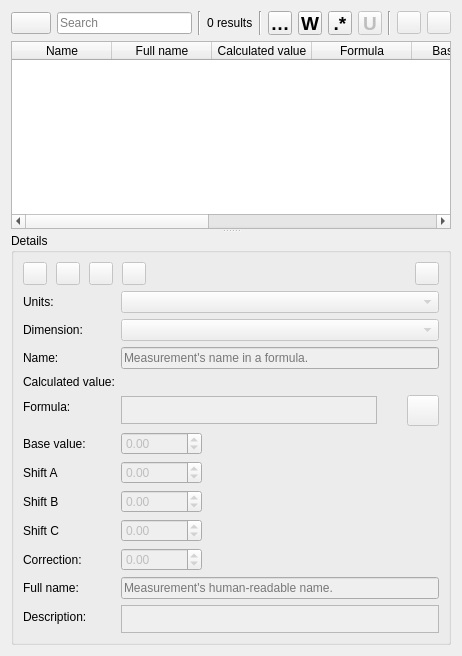
      <widget class="QWidget" name="tabMeasurements">
       <attribute name="icon">
        <iconset resource="share/resources/tapeicon.qrc">
         <normaloff>:/tapeicon/16x16/measurement.png</normaloff>:/tapeicon/16x16/measurement.png</iconset>
       </attribute>
       <attribute name="title">
        <string>Measurements</string>
       </attribute>
       <layout class="QVBoxLayout" name="verticalLayout_2">
        <item>
         <layout class="QHBoxLayout" name="horizontalLayout_2">
          <item>
           <widget class="QPushButton" name="pushButtonSearch">
            <property name="sizePolicy">
             <sizepolicy hsizetype="Fixed" vsizetype="Fixed">
              <horstretch>0</horstretch>
              <verstretch>0</verstretch>
             </sizepolicy>
            </property>
            <property name="toolTip">
             <string>&lt;html&gt;&lt;head/&gt;&lt;body&gt;&lt;p&gt;Search history &lt;span style=&quot; color:#888a85;&quot;&gt;%1&lt;/span&gt;&lt;/p&gt;&lt;/body&gt;&lt;/html&gt;</string>
            </property>
            <property name="text">
             <string notr="true"/>
            </property>
            <property name="icon">
             <iconset theme="system-search">
              <normaloff>../valentina/dialogs</normaloff>../valentina/dialogs</iconset>
            </property>
            <property name="shortcut">
             <string>Alt+Down</string>
            </property>
           </widget>
          </item>
          <item>
           <widget class="QLineEdit" name="lineEditFind">
            <property name="enabled">
             <bool>true</bool>
            </property>
            <property name="placeholderText">
             <string>Search</string>
            </property>
            <property name="clearButtonEnabled">
             <bool>true</bool>
            </property>
           </widget>
          </item>
          <item>
           <widget class="Line" name="line_3">
            <property name="orientation">
             <enum>Qt::Vertical</enum>
            </property>
           </widget>
          </item>
          <item>
           <widget class="QLabel" name="labelResults">
            <property name="text">
             <string>0 results</string>
            </property>
           </widget>
          </item>
          <item>
           <widget class="Line" name="line_2">
            <property name="orientation">
             <enum>Qt::Vertical</enum>
            </property>
           </widget>
          </item>
          <item>
           <widget class="QToolButton" name="toolButtonCaseSensitive">
            <property name="maximumSize">
             <size>
              <width>24</width>
              <height>24</height>
             </size>
            </property>
            <property name="font">
             <font>
              <pointsize>14</pointsize>
              <italic>false</italic>
              <bold>true</bold>
             </font>
            </property>
            <property name="toolTip">
             <string>&lt;html&gt;&lt;head/&gt;&lt;body&gt;&lt;p&gt;Match Case &lt;span style=&quot; color:#888a85;&quot;&gt;%1&lt;/span&gt;&lt;/p&gt;&lt;/body&gt;&lt;/html&gt;</string>
            </property>
            <property name="text">
             <string notr="true">Cc</string>
            </property>
            <property name="shortcut">
             <string notr="true">Alt+C</string>
            </property>
            <property name="checkable">
             <bool>true</bool>
            </property>
            <property name="checked">
             <bool>false</bool>
            </property>
           </widget>
          </item>
          <item>
           <widget class="QToolButton" name="toolButtonWholeWord">
            <property name="maximumSize">
             <size>
              <width>24</width>
              <height>24</height>
             </size>
            </property>
            <property name="font">
             <font>
              <pointsize>14</pointsize>
              <bold>true</bold>
             </font>
            </property>
            <property name="toolTip">
             <string>&lt;html&gt;&lt;head/&gt;&lt;body&gt;&lt;p&gt;Match words &lt;span style=&quot; color:#888a85;&quot;&gt;%1&lt;/span&gt;&lt;/p&gt;&lt;/body&gt;&lt;/html&gt;</string>
            </property>
            <property name="text">
             <string notr="true">W</string>
            </property>
            <property name="shortcut">
             <string notr="true">Alt+W</string>
            </property>
            <property name="checkable">
             <bool>true</bool>
            </property>
           </widget>
          </item>
          <item>
           <widget class="QToolButton" name="toolButtonRegexp">
            <property name="minimumSize">
             <size>
              <width>0</width>
              <height>0</height>
             </size>
            </property>
            <property name="maximumSize">
             <size>
              <width>24</width>
              <height>24</height>
             </size>
            </property>
            <property name="font">
             <font>
              <pointsize>14</pointsize>
              <bold>true</bold>
             </font>
            </property>
            <property name="toolTip">
             <string>&lt;html&gt;&lt;head/&gt;&lt;body&gt;&lt;p&gt;Match with regular expressions &lt;span style=&quot; color:#888a85;&quot;&gt;%1&lt;/span&gt;&lt;/p&gt;&lt;/body&gt;&lt;/html&gt;</string>
            </property>
            <property name="text">
             <string notr="true">.*</string>
            </property>
            <property name="shortcut">
             <string notr="true">Alt+X</string>
            </property>
            <property name="checkable">
             <bool>true</bool>
            </property>
           </widget>
          </item>
          <item>
           <widget class="QToolButton" name="toolButtonUseUnicodeProperties">
            <property name="enabled">
             <bool>false</bool>
            </property>
            <property name="maximumSize">
             <size>
              <width>24</width>
              <height>24</height>
             </size>
            </property>
            <property name="font">
             <font>
              <pointsize>14</pointsize>
              <bold>true</bold>
             </font>
            </property>
            <property name="toolTip">
             <string>&lt;html&gt;&lt;head/&gt;&lt;body&gt;&lt;p&gt;Use unicode properties &lt;span style=&quot; color:#888a85;&quot;&gt;%1&lt;/span&gt;&lt;/p&gt;&lt;p&gt;&lt;br/&gt;&lt;span style=&quot; color:#888a85;&quot;&gt;The meaning of the \w, \d, etc., character classes, as well as the meaning of their counterparts (\W, \D, etc.), is changed from matching ASCII characters only to matching any character with the corresponding Unicode property. For instance, \d is changed to match any character with the Unicode Nd (decimal digit) property; \w to match any character with either the Unicode L (letter) or N (digit) property, plus underscore, and so on. This option corresponds to the /u modifier in Perl regular expressions.&lt;/span&gt;&lt;/p&gt;&lt;/body&gt;&lt;/html&gt;</string>
            </property>
            <property name="text">
             <string notr="true">U</string>
            </property>
            <property name="shortcut">
             <string>Alt+U</string>
            </property>
            <property name="checkable">
             <bool>true</bool>
            </property>
           </widget>
          </item>
          <item>
           <widget class="Line" name="line">
            <property name="orientation">
             <enum>Qt::Vertical</enum>
            </property>
           </widget>
          </item>
          <item>
           <widget class="QToolButton" name="toolButtonFindPrevious">
            <property name="enabled">
             <bool>false</bool>
            </property>
            <property name="toolTip">
             <string>&lt;html&gt;&lt;head/&gt;&lt;body&gt;&lt;p&gt;Find Previous &lt;span style=&quot; color:#888a85;&quot;&gt;%1&lt;/span&gt;&lt;/p&gt;&lt;/body&gt;&lt;/html&gt;</string>
            </property>
            <property name="text">
             <string notr="true"/>
            </property>
            <property name="icon">
             <iconset theme="go-up">
              <normaloff>../valentina/dialogs</normaloff>../valentina/dialogs</iconset>
            </property>
            <property name="shortcut">
             <string>Shift+F3</string>
            </property>
           </widget>
          </item>
          <item>
           <widget class="QToolButton" name="toolButtonFindNext">
            <property name="enabled">
             <bool>false</bool>
            </property>
            <property name="toolTip">
             <string>&lt;html&gt;&lt;head/&gt;&lt;body&gt;&lt;p&gt;Find Next %1&lt;/p&gt;&lt;/body&gt;&lt;/html&gt;</string>
            </property>
            <property name="text">
             <string notr="true"/>
            </property>
            <property name="icon">
             <iconset theme="go-down">
              <normaloff>../valentina/dialogs</normaloff>../valentina/dialogs</iconset>
            </property>
            <property name="shortcut">
             <string>F3</string>
            </property>
            <property name="autoExclusive">
             <bool>false</bool>
            </property>
           </widget>
          </item>
         </layout>
        </item>
        <item>
         <widget class="QSplitter" name="splitter">
          <property name="orientation">
           <enum>Qt::Vertical</enum>
          </property>
          <widget class="QTableWidget" name="tableWidget">
           <property name="sizePolicy">
            <sizepolicy hsizetype="Expanding" vsizetype="Preferred">
             <horstretch>0</horstretch>
             <verstretch>2</verstretch>
            </sizepolicy>
           </property>
           <property name="alternatingRowColors">
            <bool>true</bool>
           </property>
           <property name="selectionBehavior">
            <enum>QAbstractItemView::SelectRows</enum>
           </property>
           <attribute name="horizontalHeaderStretchLastSection">
            <bool>true</bool>
           </attribute>
           <column>
            <property name="text">
             <string comment="measurement column">Name</string>
            </property>
           </column>
           <column>
            <property name="text">
             <string comment="measurement column">Full name</string>
            </property>
           </column>
           <column>
            <property name="text">
             <string comment="measurement column">Calculated value</string>
            </property>
           </column>
           <column>
            <property name="text">
             <string comment="measurement column">Formula</string>
            </property>
           </column>
           <column>
            <property name="text">
             <string comment="measurement column">Base value</string>
            </property>
           </column>
           <column>
            <property name="text">
             <string notr="true" comment="measurement column">Shift A</string>
            </property>
           </column>
           <column>
            <property name="text">
             <string notr="true" comment="measurement column">Shift B</string>
            </property>
           </column>
           <column>
            <property name="text">
             <string notr="true" comment="measurement column">Shift C</string>
            </property>
           </column>
           <column>
            <property name="text">
             <string comment="measurement column">Correction</string>
            </property>
           </column>
          </widget>
          <widget class="QGroupBox" name="groupBoxDetails">
           <property name="enabled">
            <bool>true</bool>
           </property>
           <property name="sizePolicy">
            <sizepolicy hsizetype="Preferred" vsizetype="Preferred">
             <horstretch>0</horstretch>
             <verstretch>2</verstretch>
            </sizepolicy>
           </property>
           <property name="toolTip">
            <string>Details</string>
           </property>
           <property name="title">
            <string>Details</string>
           </property>
           <layout class="QVBoxLayout" name="verticalLayout_3">
            <item>
             <layout class="QHBoxLayout" name="horizontalLayout">
              <property name="spacing">
               <number>9</number>
              </property>
              <item alignment="Qt::AlignLeft">
               <widget class="QToolButton" name="toolButtonTop">
                <property name="enabled">
                 <bool>false</bool>
                </property>
                <property name="toolTip">
                 <string>Move measurement top</string>
                </property>
                <property name="text">
                 <string notr="true"/>
                </property>
                <property name="icon">
                 <iconset theme="go-top">
                  <normaloff>.</normaloff>.</iconset>
                </property>
               </widget>
              </item>
              <item alignment="Qt::AlignLeft">
               <widget class="QToolButton" name="toolButtonUp">
                <property name="enabled">
                 <bool>false</bool>
                </property>
                <property name="toolTip">
                 <string>Move measurement up</string>
                </property>
                <property name="text">
                 <string notr="true"/>
                </property>
                <property name="icon">
                 <iconset theme="go-up">
                  <normaloff>.</normaloff>.</iconset>
                </property>
               </widget>
              </item>
              <item alignment="Qt::AlignLeft">
               <widget class="QToolButton" name="toolButtonDown">
                <property name="enabled">
                 <bool>false</bool>
                </property>
                <property name="toolTip">
                 <string>Move measurement down</string>
                </property>
                <property name="text">
                 <string notr="true"/>
                </property>
                <property name="icon">
                 <iconset theme="go-down">
                  <normaloff>.</normaloff>.</iconset>
                </property>
               </widget>
              </item>
              <item alignment="Qt::AlignLeft">
               <widget class="QToolButton" name="toolButtonBottom">
                <property name="enabled">
                 <bool>false</bool>
                </property>
                <property name="toolTip">
                 <string>Move measurement bottom</string>
                </property>
                <property name="text">
                 <string notr="true"/>
                </property>
                <property name="icon">
                 <iconset theme="go-bottom">
                  <normaloff>.</normaloff>.</iconset>
                </property>
               </widget>
              </item>
              <item>
               <spacer name="horizontalSpacer">
                <property name="orientation">
                 <enum>Qt::Horizontal</enum>
                </property>
                <property name="sizeHint" stdset="0">
                 <size>
                  <width>40</width>
                  <height>20</height>
                 </size>
                </property>
               </spacer>
              </item>
              <item>
               <widget class="QToolButton" name="toolButtonRemove">
                <property name="enabled">
                 <bool>false</bool>
                </property>
                <property name="toolTip">
                 <string>Delete measurement</string>
                </property>
                <property name="text">
                 <string notr="true"/>
                </property>
                <property name="icon">
                 <iconset theme="list-remove">
                  <normaloff>.</normaloff>.</iconset>
                </property>
               </widget>
              </item>
             </layout>
            </item>
            <item>
             <layout class="QFormLayout" name="formLayout">
              <property name="fieldGrowthPolicy">
               <enum>QFormLayout::ExpandingFieldsGrow</enum>
              </property>
              <item row="0" column="0">
               <widget class="QLabel" name="labelMUnits">
                <property name="text">
                 <string>Units:</string>
                </property>
               </widget>
              </item>
              <item row="0" column="1">
               <widget class="QComboBox" name="comboBoxMUnits">
                <property name="enabled">
                 <bool>false</bool>
                </property>
                <property name="sizePolicy">
                 <sizepolicy hsizetype="MinimumExpanding" vsizetype="Fixed">
                  <horstretch>0</horstretch>
                  <verstretch>0</verstretch>
                 </sizepolicy>
                </property>
               </widget>
              </item>
              <item row="2" column="0">
               <widget class="QLabel" name="label">
                <property name="text">
                 <string>Name:</string>
                </property>
               </widget>
              </item>
              <item row="2" column="1">
               <widget class="QLineEdit" name="lineEditName">
                <property name="enabled">
                 <bool>false</bool>
                </property>
                <property name="toolTip">
                 <string>Measurement's name in a formula</string>
                </property>
                <property name="placeholderText">
                 <string>Measurement's name in a formula.</string>
                </property>
               </widget>
              </item>
              <item row="3" column="0">
               <widget class="QLabel" name="labelCalculated">
                <property name="text">
                 <string>Calculated value:</string>
                </property>
               </widget>
              </item>
              <item row="3" column="1">
               <widget class="QLabel" name="labelCalculatedValue">
                <property name="toolTip">
                 <string>Calculated value</string>
                </property>
                <property name="text">
                 <string notr="true"/>
                </property>
               </widget>
              </item>
              <item row="4" column="0">
               <widget class="QLabel" name="labelFormula">
                <property name="text">
                 <string>Formula:</string>
                </property>
               </widget>
              </item>
              <item row="4" column="1">
               <layout class="QHBoxLayout" name="horizontalLayoutValue">
                <item>
                 <widget class="VPlainTextEdit" name="plainTextEditFormula">
                  <property name="enabled">
                   <bool>false</bool>
                  </property>
                  <property name="sizePolicy">
                   <sizepolicy hsizetype="Expanding" vsizetype="Preferred">
                    <horstretch>0</horstretch>
                    <verstretch>0</verstretch>
                   </sizepolicy>
                  </property>
                  <property name="maximumSize">
                   <size>
                    <width>16777215</width>
                    <height>28</height>
                   </size>
                  </property>
                  <property name="tabChangesFocus">
                   <bool>true</bool>
                  </property>
                 </widget>
                </item>
                <item>
                 <widget class="QPushButton" name="pushButtonGrow">
                  <property name="enabled">
                   <bool>false</bool>
                  </property>
                  <property name="maximumSize">
                   <size>
                    <width>18</width>
                    <height>18</height>
                   </size>
                  </property>
                  <property name="sizeIncrement">
                   <size>
                    <width>0</width>
                    <height>0</height>
                   </size>
                  </property>
                  <property name="toolTip">
                   <string>&lt;html&gt;&lt;head/&gt;&lt;body&gt;&lt;p&gt;Show full calculation in message box&lt;/p&gt;&lt;/body&gt;&lt;/html&gt;</string>
                  </property>
                  <property name="text">
                   <string notr="true"/>
                  </property>
                  <property name="icon">
                   <iconset theme="go-down">
                    <normaloff>../../libs/vtools/dialogs/support</normaloff>../../libs/vtools/dialogs/support</iconset>
                  </property>
                  <property name="iconSize">
                   <size>
                    <width>16</width>
                    <height>16</height>
                   </size>
                  </property>
                  <property name="flat">
                   <bool>true</bool>
                  </property>
                 </widget>
                </item>
                <item>
                 <widget class="QToolButton" name="toolButtonExpr">
                  <property name="enabled">
                   <bool>false</bool>
                  </property>
                  <property name="toolTip">
                   <string>Function Wizard</string>
                  </property>
                  <property name="text">
                   <string notr="true"/>
                  </property>
                  <property name="icon">
                   <iconset resource="../../libs/vmisc/share/resources/icon.qrc">
                    <normaloff>:/icon/light/24x24/fx.png</normaloff>:/icon/light/24x24/fx.png</iconset>
                  </property>
                  <property name="iconSize">
                   <size>
                    <width>24</width>
                    <height>24</height>
                   </size>
                  </property>
                 </widget>
                </item>
               </layout>
              </item>
              <item row="5" column="0">
               <widget class="QLabel" name="labelBaseValue">
                <property name="text">
                 <string>Base value:</string>
                </property>
               </widget>
              </item>
              <item row="5" column="1">
               <widget class="QDoubleSpinBox" name="doubleSpinBoxBaseValue">
                <property name="enabled">
                 <bool>false</bool>
                </property>
                <property name="minimum">
                 <double>-10000.000000000000000</double>
                </property>
                <property name="maximum">
                 <double>10000.000000000000000</double>
                </property>
               </widget>
              </item>
              <item row="6" column="0">
               <widget class="QLabel" name="labelShiftA">
                <property name="text">
                 <string notr="true">Shift A</string>
                </property>
               </widget>
              </item>
              <item row="6" column="1">
               <widget class="QDoubleSpinBox" name="doubleSpinBoxShiftA">
                <property name="enabled">
                 <bool>false</bool>
                </property>
                <property name="minimum">
                 <double>-10000.000000000000000</double>
                </property>
                <property name="maximum">
                 <double>10000.000000000000000</double>
                </property>
               </widget>
              </item>
              <item row="7" column="0">
               <widget class="QLabel" name="labelShiftB">
                <property name="text">
                 <string>Shift B</string>
                </property>
               </widget>
              </item>
              <item row="7" column="1">
               <widget class="QDoubleSpinBox" name="doubleSpinBoxShiftB">
                <property name="enabled">
                 <bool>false</bool>
                </property>
                <property name="minimum">
                 <double>-10000.000000000000000</double>
                </property>
                <property name="maximum">
                 <double>10000.000000000000000</double>
                </property>
               </widget>
              </item>
              <item row="8" column="0">
               <widget class="QLabel" name="labelShiftC">
                <property name="text">
                 <string>Shift C</string>
                </property>
               </widget>
              </item>
              <item row="8" column="1">
               <widget class="QDoubleSpinBox" name="doubleSpinBoxShiftC">
                <property name="enabled">
                 <bool>false</bool>
                </property>
                <property name="minimum">
                 <double>-10000.000000000000000</double>
                </property>
                <property name="maximum">
                 <double>10000.000000000000000</double>
                </property>
               </widget>
              </item>
              <item row="9" column="0">
               <widget class="QLabel" name="labelCorrection">
                <property name="text">
                 <string>Correction:</string>
                </property>
               </widget>
              </item>
              <item row="9" column="1">
               <widget class="QDoubleSpinBox" name="doubleSpinBoxCorrection">
                <property name="enabled">
                 <bool>false</bool>
                </property>
                <property name="minimum">
                 <double>-10000.000000000000000</double>
                </property>
                <property name="maximum">
                 <double>10000.000000000000000</double>
                </property>
               </widget>
              </item>
              <item row="10" column="0">
               <widget class="QLabel" name="labelFullName">
                <property name="text">
                 <string>Full name:</string>
                </property>
               </widget>
              </item>
              <item row="10" column="1">
               <widget class="QLineEdit" name="lineEditFullName">
                <property name="enabled">
                 <bool>false</bool>
                </property>
                <property name="toolTip">
                 <string/>
                </property>
                <property name="placeholderText">
                 <string>Measurement's human-readable name.</string>
                </property>
               </widget>
              </item>
              <item row="11" column="0">
               <widget class="QLabel" name="label_7">
                <property name="text">
                 <string>Description:</string>
                </property>
               </widget>
              </item>
              <item row="11" column="1">
               <widget class="VPlainTextEdit" name="plainTextEditDescription">
                <property name="enabled">
                 <bool>false</bool>
                </property>
                <property name="sizePolicy">
                 <sizepolicy hsizetype="Expanding" vsizetype="Ignored">
                  <horstretch>0</horstretch>
                  <verstretch>1</verstretch>
                 </sizepolicy>
                </property>
                <property name="minimumSize">
                 <size>
                  <width>0</width>
                  <height>28</height>
                 </size>
                </property>
               </widget>
              </item>
              <item row="1" column="0">
               <widget class="QLabel" name="labelDimension">
                <property name="text">
                 <string>Dimension:</string>
                </property>
               </widget>
              </item>
              <item row="1" column="1">
               <widget class="QComboBox" name="comboBoxDimension">
                <property name="enabled">
                 <bool>false</bool>
                </property>
                <property name="sizePolicy">
                 <sizepolicy hsizetype="MinimumExpanding" vsizetype="Fixed">
                  <horstretch>0</horstretch>
                  <verstretch>0</verstretch>
                 </sizepolicy>
                </property>
                <property name="toolTip">
                 <string>Select one of the dimensions to later use the measurement value in piece label</string>
                </property>
               </widget>
              </item>
             </layout>
            </item>
           </layout>
          </widget>
         </widget>
        </item>
       </layout>
      </widget>
